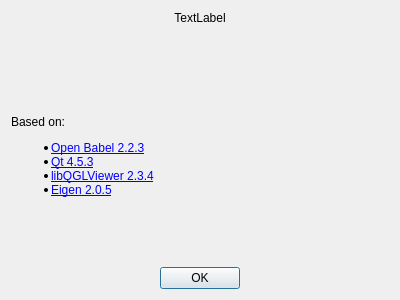
<?xml version="1.0" encoding="UTF-8"?>
<ui version="4.0">
 <class>AboutDialog</class>
 <widget class="QDialog" name="AboutDialog">
  <property name="windowModality">
   <enum>Qt::ApplicationModal</enum>
  </property>
  <property name="geometry">
   <rect>
    <x>0</x>
    <y>0</y>
    <width>400</width>
    <height>300</height>
   </rect>
  </property>
  <property name="windowTitle">
   <string>About QDalton</string>
  </property>
  <layout class="QVBoxLayout" name="verticalLayout" stretch="1,0">
   <item>
    <layout class="QVBoxLayout" name="verticalLayout_2" stretch="0,0,1">
     <item>
      <widget class="QLabel" name="headerLabel">
       <property name="text">
        <string>TextLabel</string>
       </property>
       <property name="alignment">
        <set>Qt::AlignCenter</set>
       </property>
      </widget>
     </item>
     <item>
      <widget class="QLabel" name="labelLogo">
       <property name="text">
        <string/>
       </property>
       <property name="pixmap">
        <pixmap resource="../Resources/images.qrc">:/images/daltonlogo.gif</pixmap>
       </property>
       <property name="alignment">
        <set>Qt::AlignCenter</set>
       </property>
      </widget>
     </item>
     <item>
      <widget class="QLabel" name="label">
       <property name="text">
        <string>Based on:
&lt;ul&gt;
  &lt;li&gt;&lt;a href=&quot;http://openbabel.org&quot;&gt;Open Babel 2.2.3&lt;/a&gt;&lt;/li&gt;
  &lt;li&gt;&lt;a href=&quot;http://qt.nokia.com&quot;&gt;Qt 4.5.3&lt;/a&gt;&lt;/li&gt;
  &lt;li&gt;&lt;a href=&quot;http://www.libqglviewer.com&quot;&gt;libQGLViewer 2.3.4&lt;/a&gt;&lt;/li&gt;
  &lt;li&gt;&lt;a href=&quot;http://eigen.tuxfamily.org&quot;&gt;Eigen 2.0.5&lt;/a&gt;&lt;/li&gt;
&lt;/ul&gt;</string>
       </property>
       <property name="textFormat">
        <enum>Qt::RichText</enum>
       </property>
       <property name="openExternalLinks">
        <bool>true</bool>
       </property>
      </widget>
     </item>
    </layout>
   </item>
   <item>
    <layout class="QHBoxLayout" name="horizontalLayout">
     <item>
      <spacer name="horizontalSpacerLeft">
       <property name="orientation">
        <enum>Qt::Horizontal</enum>
       </property>
       <property name="sizeHint" stdset="0">
        <size>
         <width>40</width>
         <height>20</height>
        </size>
       </property>
      </spacer>
     </item>
     <item>
      <widget class="QPushButton" name="pushButtonOk">
       <property name="text">
        <string>OK</string>
       </property>
      </widget>
     </item>
     <item>
      <spacer name="horizontalSpacerRight">
       <property name="orientation">
        <enum>Qt::Horizontal</enum>
       </property>
       <property name="sizeHint" stdset="0">
        <size>
         <width>40</width>
         <height>20</height>
        </size>
       </property>
      </spacer>
     </item>
    </layout>
   </item>
  </layout>
 </widget>
 <resources>
  <include location="../Resources/images.qrc"/>
 </resources>
 <connections>
  <connection>
   <sender>pushButtonOk</sender>
   <signal>clicked()</signal>
   <receiver>AboutDialog</receiver>
   <slot>accept()</slot>
   <hints>
    <hint type="sourcelabel">
     <x>176</x>
     <y>254</y>
    </hint>
    <hint type="destinationlabel">
     <x>31</x>
     <y>199</y>
    </hint>
   </hints>
  </connection>
 </connections>
</ui>
